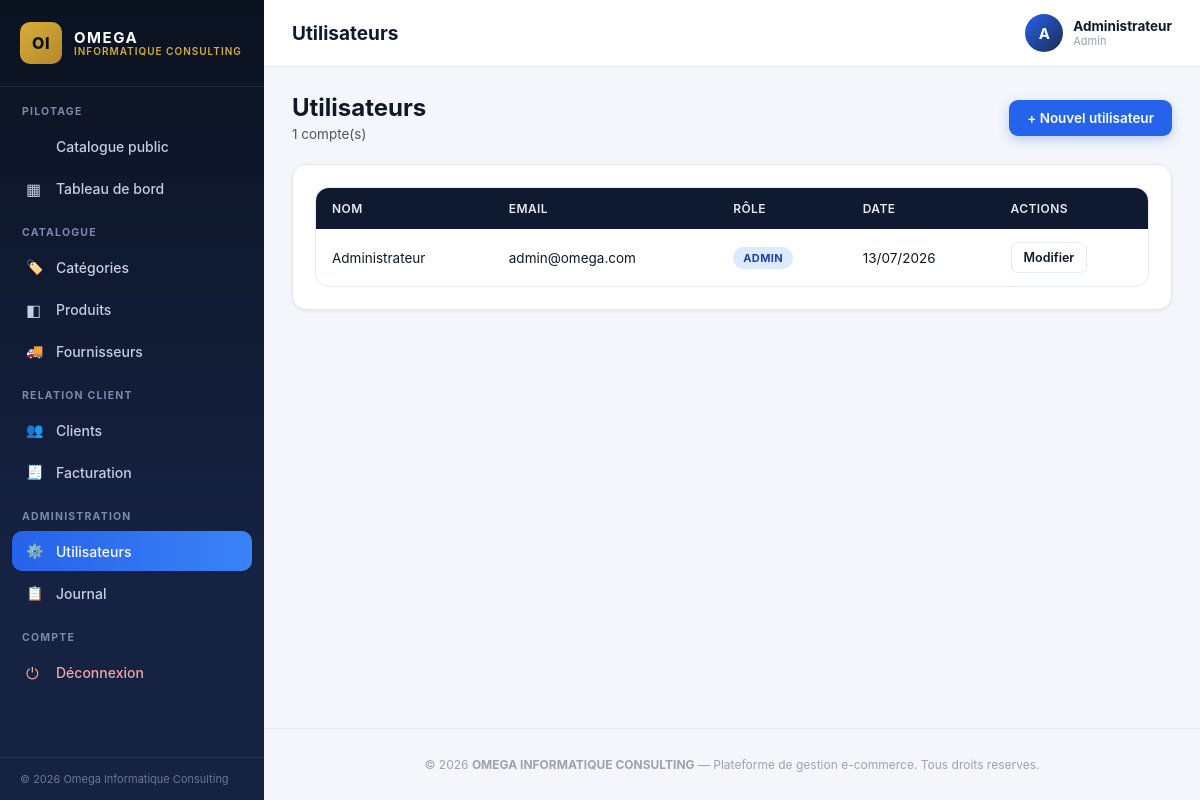
The app's page /utilisateurs/liste.php (signed in) with its own data.
### tables this page shows
CREATE TABLE `utilisateurs` (
  `id` int(11) NOT NULL AUTO_INCREMENT,
  `nom` varchar(100) NOT NULL,
  `email` varchar(150) NOT NULL,
  `mot_de_passe` varchar(255) NOT NULL,
  `role` enum('admin','gestionnaire') NOT NULL DEFAULT 'gestionnaire',
  `date_creation` datetime DEFAULT current_timestamp(),
  PRIMARY KEY (`id`),
  UNIQUE KEY `email` (`email`)
);

### includes/functions.php (called while the page is built, shortened)
<?php
function clean($data) {
    return htmlspecialchars(trim($data ?? ''), ENT_QUOTES, 'UTF-8');
}
function formatDate($d) {
    return (new DateTime($d))->format('d/m/Y');
}

### utilisateurs/liste.php (the view, shortened to what this page needs)
<?php
require_once __DIR__ . '/../includes/header.php';
$users = $pdo->query('SELECT id, nom, email, role, date_creation FROM utilisateurs ORDER BY date_creation DESC')->fetchAll();
?>
<div class="page-head">
    <div><h2 style="margin:0;">Utilisateurs</h2><p><?= count($users) ?> compte(s)</p></div>
    <a href="form.php" class="btn btn-primary">+ Nouvel utilisateur</a>
</div>
<div class="panel">
    <div class="table-wrap">
        <table>
            <thead><tr><th>Nom</th><th>Email</th><th>Rôle</th><th>Date</th><th>Actions</th></tr></thead>
            <tbody>
            <?php foreach ($users as $u): ?>
                <tr>
                    <td><?= clean($u['nom']) ?></td>
                    <td><?= clean($u['email']) ?></td>
                    <td><span class="badge badge-blue"><?= clean($u['role']) ?></span></td>
                    <td><?= formatDate($u['date_creation']) ?></td>
                    <td class="actions-cell">
                        <a href="form.php?id=<?= $u['id'] ?>" class="btn btn-outline btn-sm">Modifier</a>
                    </td>
                </tr>
            <?php endforeach; ?>
            </tbody>
        </table>
    </div>
</div>
<?php require_once __DIR__ . '/../includes/footer.php'; ?>

### assets/css/style.css (style rules this page uses)
:root { --navy-950:#0b1220; --navy-900:#0f1a30; --navy-800:#152242; --navy-700:#1c2c52; --blue-600:#2563eb; --blue-500:#3b82f6; --blue-100:#dbeafe; --gold:#d4af37; --bg:#f4f6fb; --card:#ffffff; --border:#e5e9f2; --text-900:#111827; --text-600:#4b5563; --text-400:#9ca3af; --green:#16a34a; --red:#dc2626; --orange:#ea580c; --radius:14px; --shadow-sm:0 1px 3px rgba(15,23,42,.08); --shadow-md:0 8px 24px rgba(15,23,42,.10); --sidebar-w:264px; }
* { box-sizing:border-box; }
html,body { margin:0;padding:0; }
body { font-family:-apple-system,BlinkMacSystemFont,"Segoe UI",Roboto,Helvetica,Arial,sans-serif; background:var(--bg); color:var(--text-900); -webkit-font-smoothing:antialiased; }
a { text-decoration:none;color:inherit; }
.page-head { display:flex;align-items:center;justify-content:space-between;flex-wrap:wrap;gap:12px;margin-bottom:22px; }
.page-head p { color:var(--text-600);font-size:13.5px;margin:4px 0 0; }
.btn { display:inline-flex;align-items:center;gap:8px; padding:10px 18px;border-radius:9px;border:none; font-size:13.5px;font-weight:600;cursor:pointer; transition:transform .1s, box-shadow .15s, background .15s; text-align:center; }
.btn-primary { background:var(--blue-600);color:#fff;box-shadow:0 4px 12px rgba(37,99,235,.28); }
.btn-outline { background:#fff;color:var(--text-900);border:1px solid var(--border); }
.btn-sm { padding:7px 12px;font-size:12.5px;border-radius:7px; }
.panel { background:var(--card);border-radius:var(--radius); border:1px solid var(--border);box-shadow:var(--shadow-sm); padding:22px;margin-bottom:24px; }
.table-wrap { overflow-x:auto;border-radius:var(--radius);border:1px solid var(--border);background:var(--card); }
table { width:100%;border-collapse:collapse;font-size:13.5px;min-width:600px; }
thead th { background:var(--navy-900);color:#e6e9f4; text-align:left;padding:13px 16px;font-weight:600;font-size:12px; text-transform:uppercase;letter-spacing:.4px;white-space:nowrap; }
tbody td { padding:13px 16px;border-bottom:1px solid var(--border);color:var(--text-900);vertical-align:middle; }
tbody tr:last-child td { border-bottom:none; }
.actions-cell { display:flex;gap:8px;flex-wrap:wrap; }
.badge { display:inline-block;padding:4px 10px;border-radius:20px;font-size:11px;font-weight:700;text-transform:uppercase;letter-spacing:.4px; }
.badge-blue { background:var(--blue-100);color:#1e40af; }

### records on screen
utilisateurs: nom "Administrateur", email "admin@omega.com", role "ADMIN", date_creation "13/07/2026"

### other values on screen
$pageTitle "Utilisateurs"
substr($_SESSION['user_nom'] ?? 'U', 0, 1) "A"
$_SESSION['user_nom'] "Administrateur"
$_SESSION['user_role'] "Admin"
count($users) "1"
